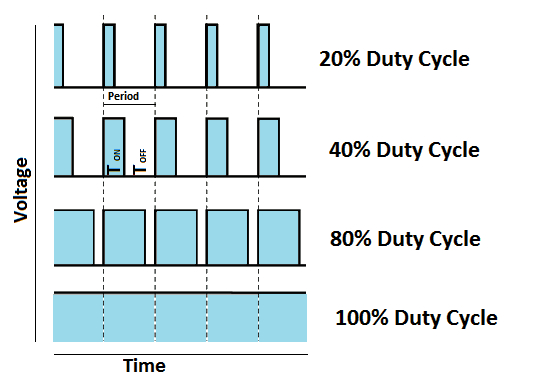
//> input picture informatik2/pictures_md/pwm_2.jpg, 539 x 385 px
$ ./main ../../../informatik2/pictures_md/pwm_2.jpg   (built with g++ and OpenCV 4)
//> lines starting //> are read from the running program, lines starting //| are printed output that depends on the picture
/*************************************
   * Marc Schaufelberger *
   * FHGR *
   * 23. MAR 2020 *
   * Maskenoperationen *
  **************************************/

#include <iostream>
#include <string>
#include <cstring>

#include <opencv2/opencv.hpp>
#include <opencv2/highgui/highgui.hpp>

std::string getFilenameFromPath(std::string  filename){
    // Remove directory if present.
    // Do this before extension removal incase directory has a period character.
    const size_t last_slash_idx = filename.find_last_of("\\/");
    if (std::string::npos != last_slash_idx)
    {
        filename.erase(0, last_slash_idx + 1);
    }

    // Remove extension if present.
    const size_t period_idx = filename.rfind('.');
    if (std::string::npos != period_idx)
    {
        filename.erase(period_idx);
    }
    return filename;
}

int main(int argc, char** argv) {

    // create array for image path and gray images
    cv::Mat image_array[10];
    cv::Mat dst,
            dst1,
            dst2,
            dst_s1,
            dst_s2,
            dst_s1_com,
            dst_s2_com;

    // print passed arguments (filepath)
    std::cout << argc << " arguments were passed on:" << std::endl;
    for (size_t i = 0; i < argc; ++i) {
        std::cout << "arg" << i << ": " << argv[i]  << std::endl;
    }
    // new line in terminal
    std::cout << std::endl;

    // print passed filenames
    std::cout << argc-1 << " files were found:" << std::endl;
    for (size_t i = 1; i < argc; ++i) {
        std::cout << getFilenameFromPath(argv[i]) << std::endl;
    }

    int ddepth = -1; /// Datentyp Ergebnis-Bild = Datentyp Eingangs-Bild
    cv::Point anchor = cv::Point(-1, -1); /// relative Position des Filters zum berechneten Pixel.
    double delta = 0; /// Grauwert-Offset (addiert zum Ergebnis-Bild)
    int borderType = cv::BORDER_CONSTANT; /// Wie soll am Rand verfahren werden


    // kernel for the low pass filter.
    cv::Mat kernel = (cv::Mat_<float>(3, 3) << 1./9, 1./9, 1./9, 1./9, 1./9, 1./9, 1./9, 1./9, 1./9);
    cv::Mat kernel1 = cv::Mat::zeros(cv::Size(11,11), CV_32FC1); // with initialization
    kernel1 = kernel1 * 0 + 1. / (11*11);

    // kernel for the high pass filter.
    cv::Mat kernel2 = (cv::Mat_<float>(3, 3) << 0, 1, 0, 1,-4, 1, 0, 1, 0);

    // sobel template
    cv::Mat sobel1 = (cv::Mat_<float>(3, 3) << -1./3, -2./3, -1./3, 0,0, 0, 1./3, 2./3, 1./3);
    cv::Mat sobel2 = (cv::Mat_<float>(3, 3) << -1./3, 0, 1./3, -2./3,0, 2./3, -1./3, 0, 1./3);

    for (int i = 1; i < argc; ++i) {
        // load file path in array
        image_array[i] = cv::imread(argv[i], cv::COLOR_BGR2GRAY);
//> image_array[1] is the input picture: 385 rows x 539 cols, CV_8UC3; mean B, G, R 236.6, 234.4, 225.5
        cv::imshow("Original_"+getFilenameFromPath(argv[i]), image_array[i]);

        // low pass
        cv::filter2D(image_array[i], dst, ddepth, kernel, anchor, delta, cv::BORDER_DEFAULT);
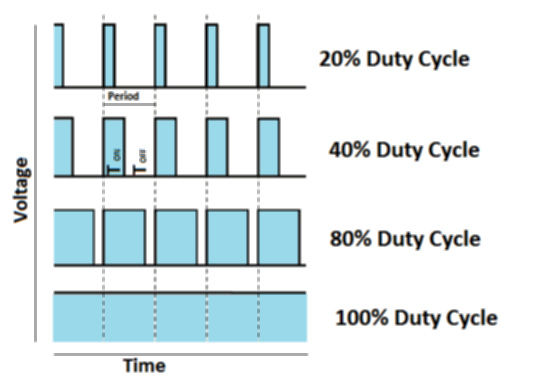
//> dst: 385 rows x 539 cols, CV_8UC3; mean B, G, R 236.6, 234.4, 225.5
        cv::imshow("LowPass_3x3_"+getFilenameFromPath(argv[i]), dst);

        cv::filter2D(image_array[i], dst1, ddepth, kernel1, anchor, delta, cv::BORDER_DEFAULT);
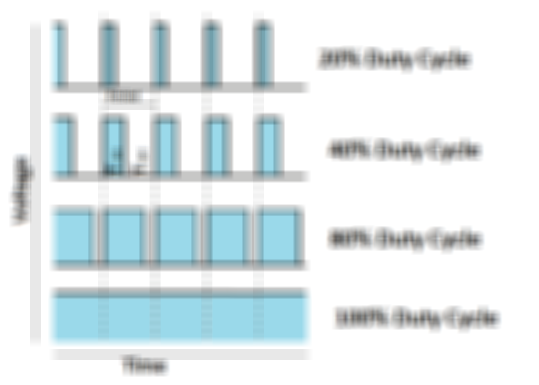
//> dst1: 385 rows x 539 cols, CV_8UC3; mean B, G, R 236.6, 234.4, 225.5
        cv::imshow("LowPass_11x11_"+getFilenameFromPath(argv[i]), dst1);

        // high pass
        cv::filter2D(image_array[i], dst2, ddepth, kernel2, anchor, delta, cv::BORDER_DEFAULT);
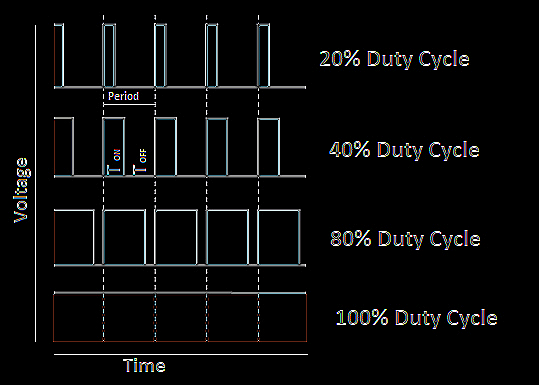
//> dst2: 385 rows x 539 cols, CV_8UC3; mean B, G, R 10.1, 10, 9.7
        cv::imshow("HighPass_3x3_"+getFilenameFromPath(argv[i]), dst2);

        // sobel 1
        cv::filter2D(image_array[i], dst_s1, ddepth, sobel1, anchor, delta, cv::BORDER_DEFAULT);
        cv::imshow("Sobel1_3x3_"+getFilenameFromPath(argv[i]), dst_s1);

        // sobel 2
        cv::filter2D(dst_s1, dst_s2, ddepth, sobel2, anchor, delta, cv::BORDER_DEFAULT);
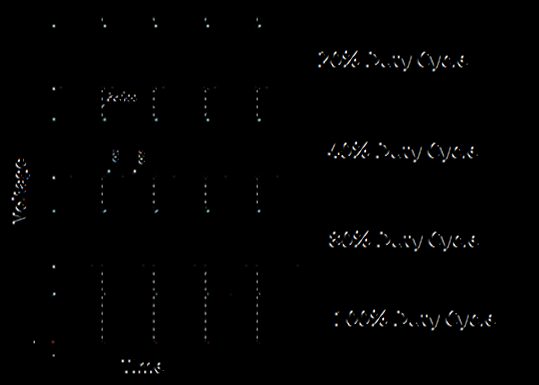
//> dst_s2: 385 rows x 539 cols, CV_8UC3; mean B, G, R 1.9, 1.9, 1.9
        cv::imshow("Sobel2_3x3_"+getFilenameFromPath(argv[i]), dst_s2);

        // sobel combined
        cv::filter2D(image_array[i], dst_s1_com, CV_32FC3, sobel1, anchor, delta, cv::BORDER_DEFAULT);
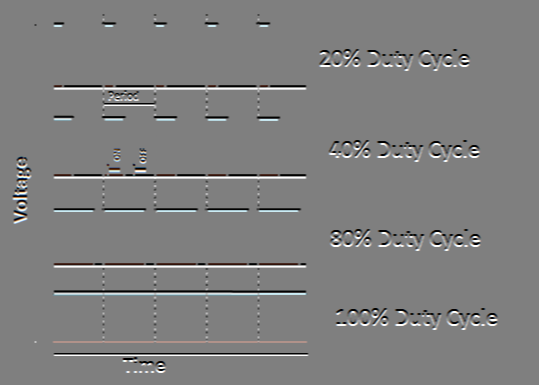
//> dst_s1_com: 385 rows x 539 cols, CV_32FC3; mean B, G, R 0, 0, 0; drawn with min black and max white
        cv::filter2D(image_array[i], dst_s2_com, CV_32FC3, sobel2, anchor, delta, cv::BORDER_DEFAULT);
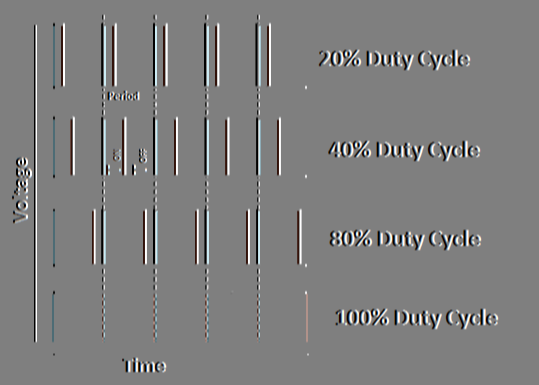
//> dst_s2_com: 385 rows x 539 cols, CV_32FC3; mean B, G, R 0, 0, 0; drawn with min black and max white
        cv::pow(dst_s1_com / 255.0, 2.0, dst_s1_com); // dst_sobel1_com = dst_sobel1_com^2
        cv::pow(dst_s2_com / 255.0, 2.0, dst_s2_com); // dst_sobel2_com = dst_sobel2_com^2
        cv::sqrt(dst_s1_com + dst_s2_com, dst_s2_com); // dst_sobel2_com = sqrt(dst_sobel2_com+dst_sobel1_com)

        cv::filter2D(dst_s1, dst_s2, ddepth, sobel2, anchor, delta, cv::BORDER_DEFAULT);
        cv::imshow("Sobel_comb_3x3_"+getFilenameFromPath(argv[i]), dst_s1_com);
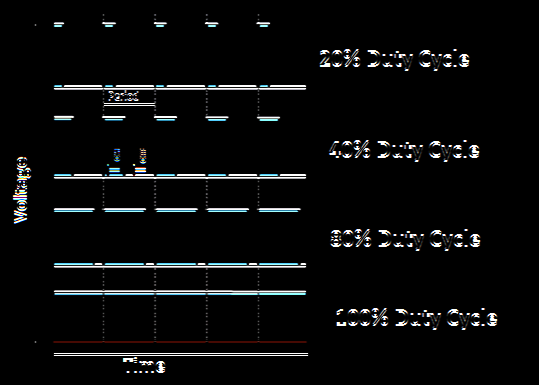
//> window 'Sobel_comb_3x3_pwm_2': 385 rows x 539 cols, CV_8UC3; mean B, G, R 11.1, 10.8, 10.2
    }

    cv::waitKey(0);


    return 0;
}

$ run again, on informatik2/pictures_md/blockschaltbild.png
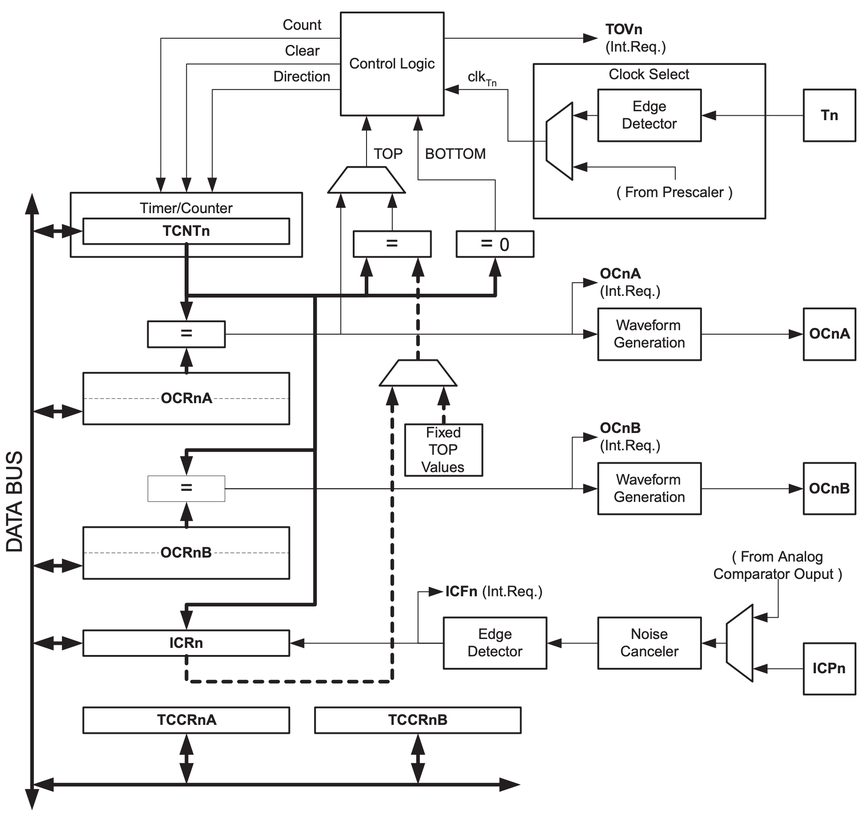
//> input picture informatik2/pictures_md/blockschaltbild.png, 863 x 817 px, shrunk from 1940 x 1836 before the run
//> image_array[1] is the input picture: 817 rows x 863 cols, CV_8UC3; mean B, G, R 240.7, 240.7, 240.9
//> `cv::filter2D(image_array[i], dst_s2_com, CV_32FC3, sobel2, anchor, del..`:
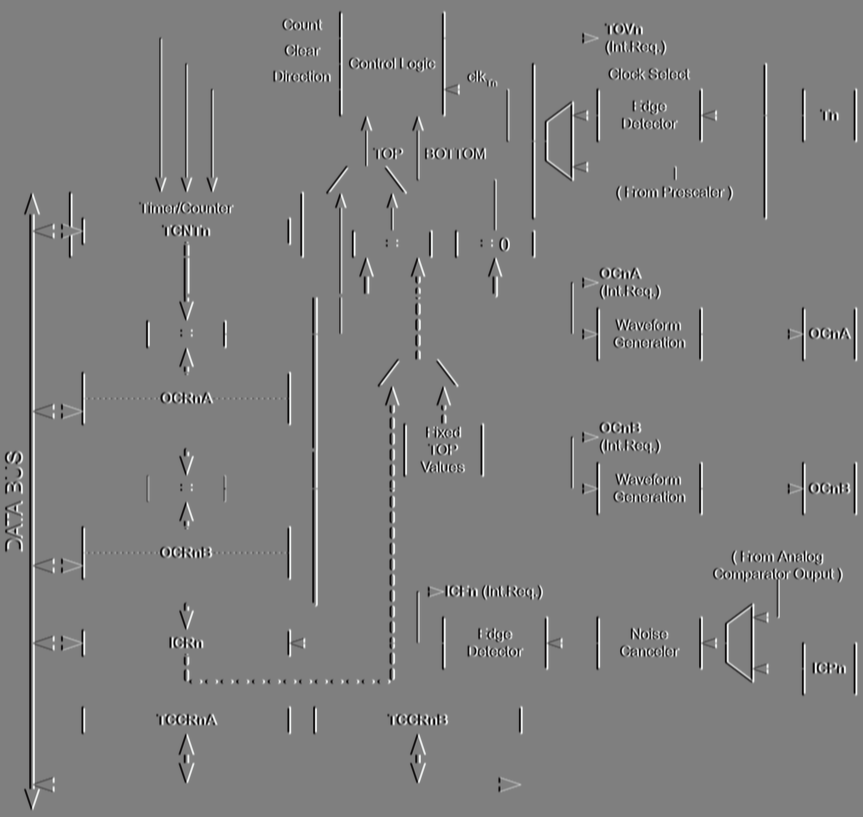
//> dst_s2_com: 817 rows x 863 cols, CV_32FC3; mean B, G, R 0, 0, 0; drawn with min black and max white
//> `cv::imshow("Sobel_comb_3x3_"+getFilenameFromPath(argv[i]), dst_s1_com);`:
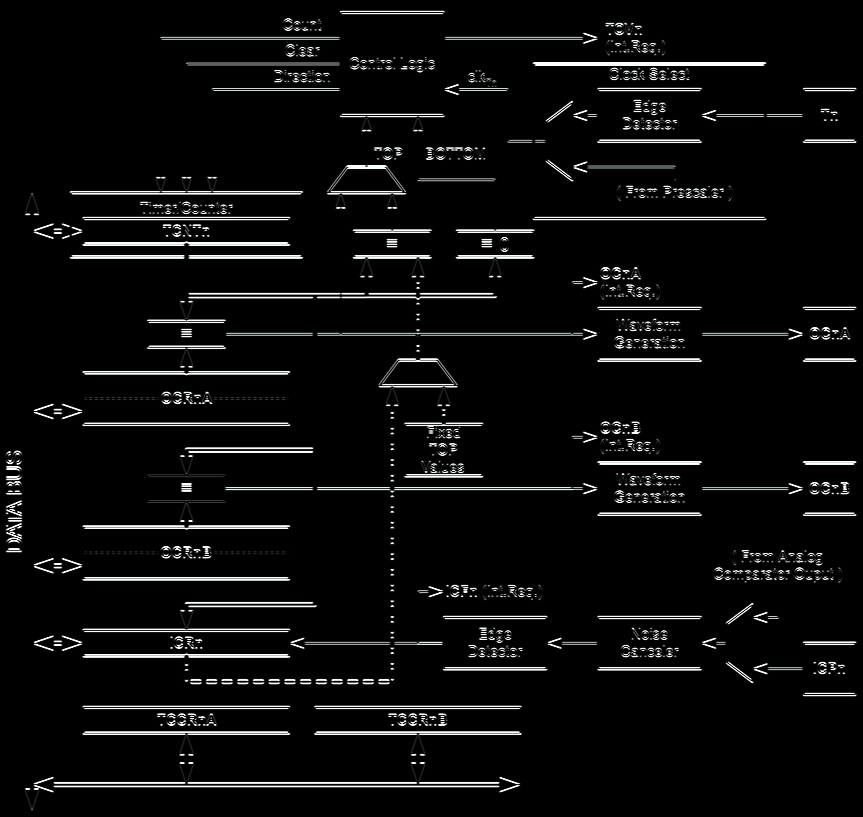
//> window 'Sobel_comb_3x3_blockschaltbild': 817 rows x 863 cols, CV_8UC3; mean B, G, R 12.8, 12.9, 12.6

$ run again, on informatik2/pictures_md/pre.png
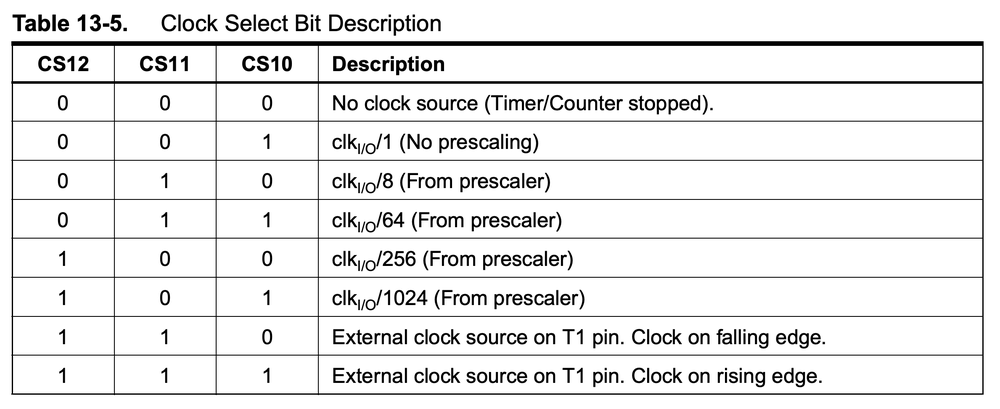
//> input picture informatik2/pictures_md/pre.png, 1000 x 409 px, shrunk from 2378 x 972 before the run
//> image_array[1] is the input picture: 409 rows x 1000 cols, CV_8UC3; mean B, G, R 233.5, 233.5, 233.5
//> `cv::filter2D(image_array[i], dst_s2_com, CV_32FC3, sobel2, anchor, del..`:
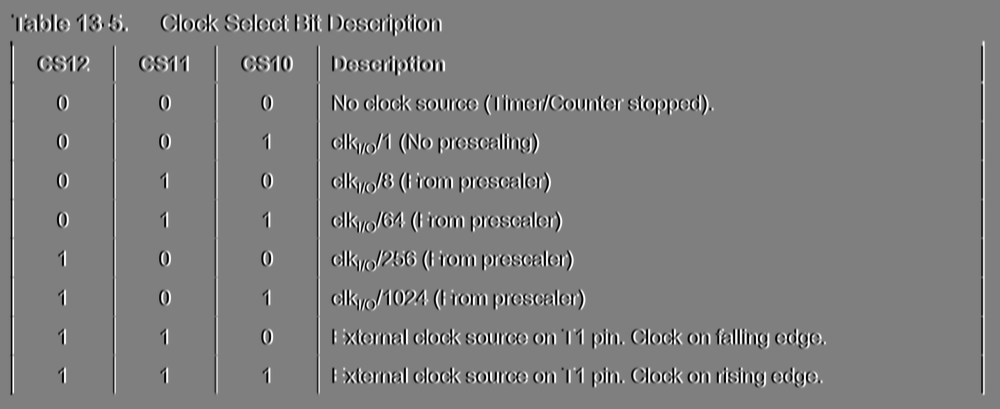
//> dst_s2_com: 409 rows x 1000 cols, CV_32FC3; mean B, G, R 0, 0, 0; drawn with min black and max white
//> `cv::imshow("Sobel_comb_3x3_"+getFilenameFromPath(argv[i]), dst_s1_com);`:
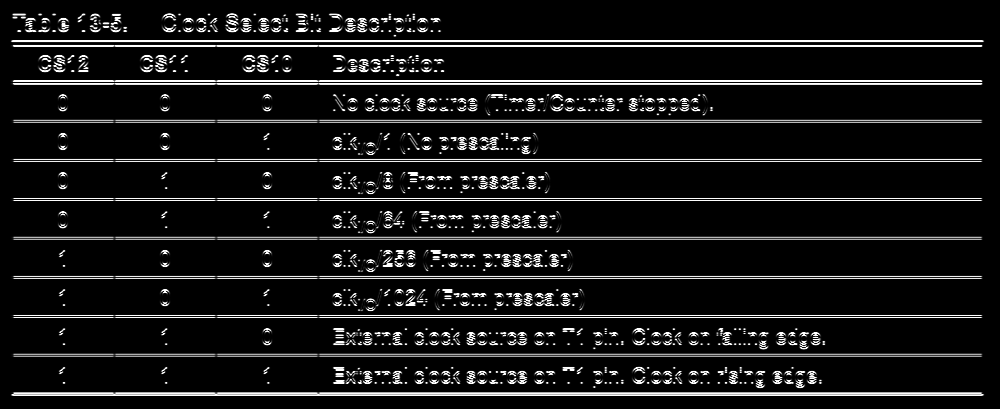
//> window 'Sobel_comb_3x3_pre': 409 rows x 1000 cols, CV_8UC3; mean B, G, R 23.2, 23.2, 23.2
